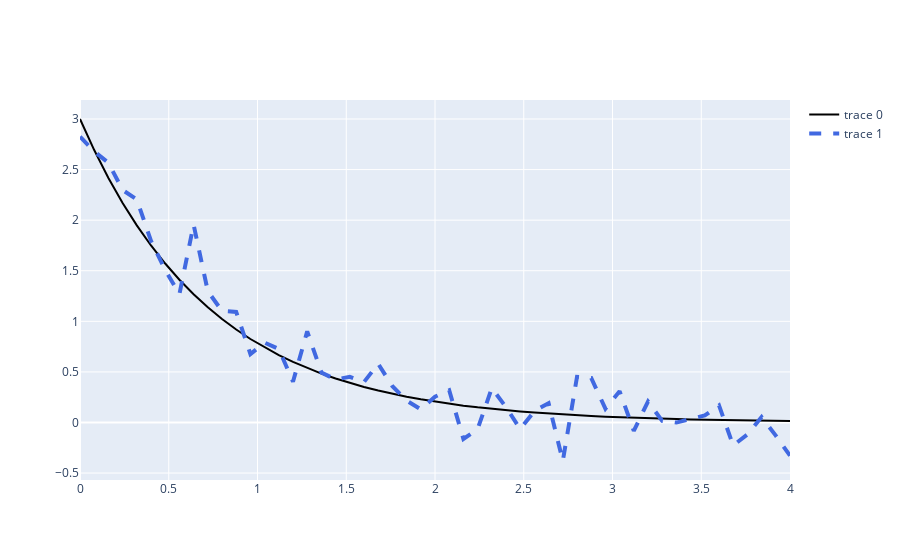

The notebook cell saved with this chart:
### Markdown cell above
### Líneas, símbolos y colores

### Code cell
fig = go.Figure()

fig.add_trace(go.Scatter(
     x=x
    ,y=y
    ,line=dict(color='black',width=2)))
fig.add_trace(go.Scatter(x=x,y=medicion,
                         line=dict(
                             color='royalblue'
                             ,width=4
                             ,dash='dash')))
fig.show()
